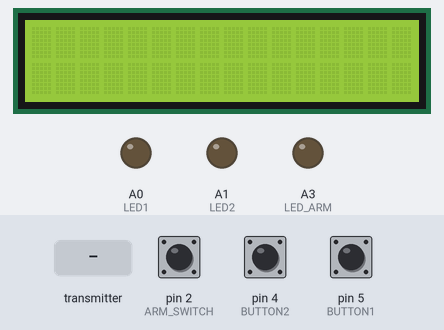
This sketch was run on a simulated Arduino Uno, built with avr-gcc and run on an emulated ATmega328P. Parts: 16×2 character LCD, output pins drawn as LEDs (lit = HIGH). Inputs (shaded band) come from the test bench; at power-on: pin 2 (ARM_SWITCH) HIGH, pin 4 (BUTTON2) HIGH, pin 5 (BUTTON1) HIGH. No radio packets arrive unless stated; what the sketch prints to the serial monitor is not drawn.

Above: at 1.2 s.
1.3 s: pin 2 (ARM_SWITCH) pulled LOW for 1 s
At 3.1 s:
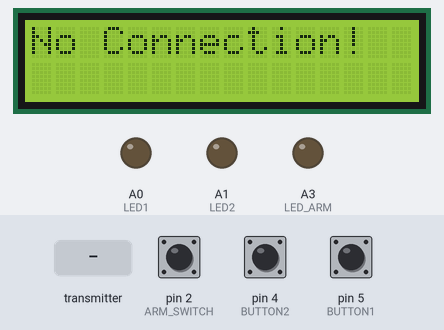
5.3 s: the transmitter starts sending resistance_1 = 0
At 6.6 s:
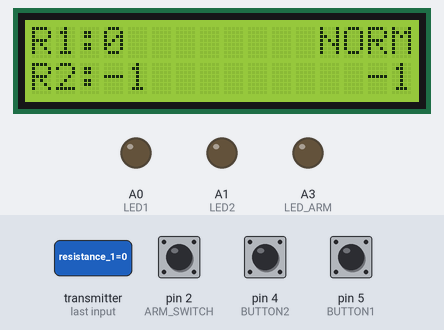
6.9 s: the transmitter starts sending resistance_2 = 1023
At 8.0 s:
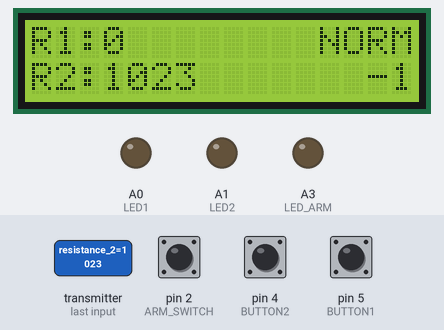
9.9 s: the transmitter starts sending prx_status = 128
At 11.2 s:
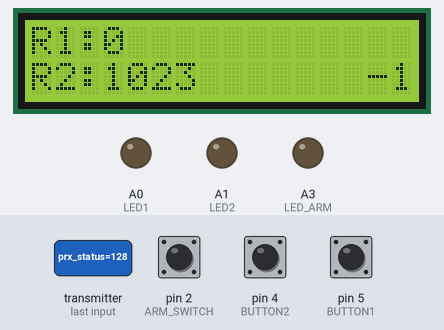
11.5 s: pin 4 (BUTTON2) pulled LOW for 0.15 s
At 11.69 s:
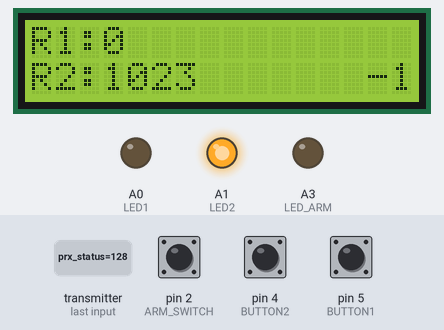
13.3 s: pin 5 (BUTTON1) pulled LOW for 0.15 s
At 13.47 s:
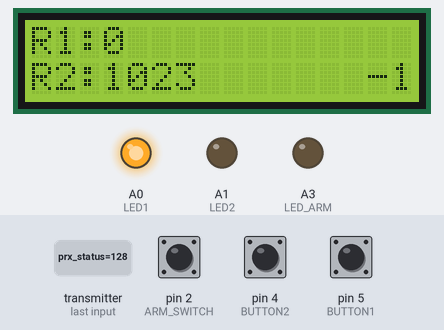
Timing chart, 0 to 16.0 s (numbered marks = the images above; inputs shaded):
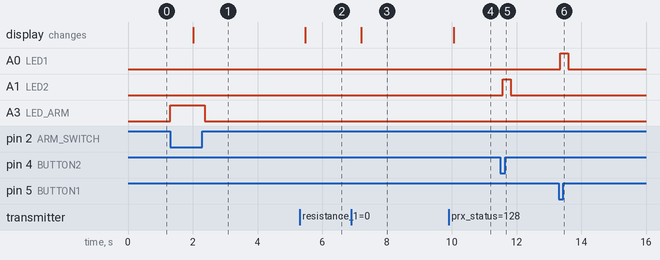

Measured:
- after the input at 1.3 s, A3 (LED_ARM): LOW → HIGH at once, → LOW 1.1 s later
- after the input at 5.3 s, the display: changes after 0.17 s (image 2)
- after the input at 6.9 s, the display: changes after 0.30 s (image 3)
- after the input at 9.9 s, the display: changes after 0.16 s (image 4)
- after the input at 11.5 s, A1 (LED2): LOW → HIGH after 0.08 s, → LOW 0.24 s later
- after the input at 13.3 s, A0 (LED1): LOW → HIGH after 0.05 s, → LOW 0.24 s later

The sketch:

ARC.ino
```cpp
// ARC ARIES Remote Controller
#include <nRF24L01.h>
#include <RF24.h>
#include <LCD_I2C.h>
#include <math.h>

#define DEBUG

// Radio Addresses
#define ARIES_ADDRESS {0x41, 0x52, 0x49, 0x45, 0x53} // "ARIES"
#define CRIS_ADDRESS {0x43, 0x52, 0x49, 0x53, 0x31} // "CRIS1"

// Pin assignments
#define CSN 8
#define CE 9
#define MOSI 11
#define MISO 12
#define SCK 13

#define SDA A4
#define SCL A5

#define LCD_ADDRESS 0x27

#define BUTTON1 5
#define BUTTON2 4
#define BUTTON3 3 // No longer used
#define ARM_SWITCH 2

#define LED1 A0
#define LED2 A1
#define LED3 A2 // No longer used
#define LED_ARM A3


typedef enum{
  NO_COMMAND,
  IGNITE,
  ABORT
} pyro_command_t;

typedef enum{
  PYRO_OFF,
  PYRO_ON
} pyro_state_t;

typedef enum {
  STATUS_NORMAL,
  STATUS_ARMED,
  STATUS_ERROR,
} status_t;

typedef struct {
  uint8_t pyro_1;
  uint8_t pyro_2;
  uint8_t ptx_status; // 0 = normal, 1 = armed, 2 = error
} arc_data_t;

typedef struct {
  int32_t resistance_1; // in milliohms
  int32_t resistance_2; // in milliohms
  float sensor_data;
  int32_t countdown;
  uint8_t pyro_1_feedback;
  uint8_t pyro_2_feedback;
  uint8_t prx_status; // 0 = normal, 1 = armed, 2 = error
} aries_data_t;

typedef struct {
  bool button1;
  bool button2;
  bool arm;
} button_data_t;

// NRFL
RF24 radio(CE, CSN);
const uint8_t aries_address[5] = ARIES_ADDRESS;
const uint8_t cris_address[5] = CRIS_ADDRESS;

unsigned long last_recieve_time = 0;

//LCD
LCD_I2C lcd(LCD_ADDRESS, 16, 2);
bool lcdReset = false;

// Initialize data structs
arc_data_t arc_data = {NO_COMMAND, NO_COMMAND, STATUS_NORMAL};

aries_data_t aries_data = {-1, -1, -1, -1, PYRO_OFF, PYRO_OFF, STATUS_NORMAL};

button_data_t buttons = {true, true, true};

button_data_t buttons_last = {true, true, true};


pyro_command_t pyroConfirm(int pyroNum, int buttonNum) {
  lcd.clear();
  lcd.setCursor(3, 0);
  lcd.print("WAITING...");
  delay(1000);
  lcd.clear();
  lcd.setCursor(1, 0);
  lcd.print("CONFIRM  PYRO");
  lcd.setCursor(14, 0);
  lcd.print(pyroNum);
  lcd.setCursor(4, 1);
  lcd.print("IGNITION");
  unsigned long timeoutTime = millis() + 10000; // 10s Timeout
  while(millis() < timeoutTime) {
    if(digitalRead(buttonNum) == LOW && digitalRead(ARM_SWITCH) == LOW) {
      lcd.clear();
      lcd.setCursor(4, 0);
      lcd.print("IGNITING");
      lcd.setCursor(5, 1);
      lcd.print("PYRO");
      lcd.setCursor(10, 1);
      lcd.print(pyroNum);
      delay(1000);
      return IGNITE;
    }
    if(digitalRead(ARM_SWITCH) == HIGH) {
      break;
    }
  }
  lcd.clear();
  lcd.setCursor(4, 0);
  lcd.print("ABORTED");
  lcd.setCursor(4, 1);
  lcd.print("PYRO");
  lcd.setCursor(10, 1);
  lcd.print(pyroNum);
  delay(1000);
  return NO_COMMAND;
}


void setup() {
  Serial.begin(9600);

  // Pin Modes
  pinMode(BUTTON1, INPUT_PULLUP);
  pinMode(BUTTON2, INPUT_PULLUP);
  pinMode(ARM_SWITCH, INPUT_PULLUP);
  pinMode(LED1, OUTPUT);
  pinMode(LED2, OUTPUT);
  pinMode(LED_ARM, OUTPUT);

  // NRFL
  if(!radio.begin()) {
    Serial.println(F("\nRadio hardware not responding!"));
    while (true) {} // hold program in infinite loop to prevent subsequent errors
  }
  else {
    Serial.println("\nNRFL init Success!\n");
  }
  radio.openWritingPipe(aries_address);
  radio.openReadingPipe(1, cris_address);
  radio.setPALevel(RF24_PA_MAX);
  radio.enableDynamicPayloads();
  //radio.disableDynamicPayloads();
  //radio.setPayloadSize(32);
  radio.setChannel(120);
  Serial.println(radio.getChannel());
  radio.startListening();
  radio.flush_rx();
  radio.flush_tx();

  if(!radio.isChipConnected()) {
    Serial.println("\nRadio Not Connected!");
    while(true) {}
  }

  // LCD
  lcd.begin();
  lcd.backlight();

  // Check Arm Switch
  if(digitalRead(ARM_SWITCH) == LOW) {
    lcd.setCursor(2, 0);
    lcd.print("ARM LOCKOUT");
    lcd.setCursor(0, 1);
    lcd.print("Disarm & Restart");
    while (true) {}
  }

}

void loop() {
  radio.startListening();
  radio.flush_tx();
  // poll buttons
  buttons.button1 = digitalRead(BUTTON1);
  buttons.button2 = digitalRead(BUTTON2);
  buttons.arm = digitalRead(ARM_SWITCH);
  // #ifdef DEBUG
  //   Serial.print("Button1 Value: "); Serial.println(buttons.button1);
  //   Serial.print("Button2 Value: "); Serial.println(buttons.button2);
  //   Serial.print("Arm Switch Value: "); Serial.println(buttons.arm);
  // #endif

  // Check for new button data
  if (buttons.button1 != buttons_last.button1 || buttons.button2 != buttons_last.button2 || buttons.arm != buttons_last.arm) {
    #ifdef DEBUG
      Serial.println("NEW BUTTON DATA");
      Serial.print("Button1 Value: "); Serial.println(buttons.button1);
      Serial.print("Button2 Value: "); Serial.println(buttons.button2);
      Serial.print("Arm Switch Value: "); Serial.println(buttons.arm);
    #endif


    // Update LEDs
    digitalWrite(LED1, !buttons.button1);
    digitalWrite(LED2, !buttons.button2);
    digitalWrite(LED_ARM, !buttons.arm);

    //Procecss pyro ignition inputs
    arc_data.ptx_status = (buttons.arm == LOW) ? STATUS_ARMED : STATUS_NORMAL;
    if (buttons.arm == LOW) {
        if (buttons.button1 == LOW) {
          while(digitalRead(BUTTON1) == LOW) {}
          arc_data.pyro_1 = pyroConfirm(1, BUTTON1);
          lcdReset = true;
        }
        else if (buttons.button2 == LOW) {
          while(digitalRead(BUTTON2) == LOW) {}
          arc_data.pyro_2 = pyroConfirm(2, BUTTON2);
          lcdReset = true;
        }
    }


    // Only send a transmission if a pyro command is issued (temporary measure to decrease number of transmissions)
    if(arc_data.pyro_1 == IGNITE || arc_data.pyro_2 == IGNITE) {
      // Send data struct
      #ifdef DEBUG
      Serial.println("SENDING DATA");
      Serial.print("ptx_status: "); Serial.println((arc_data.ptx_status == STATUS_ARMED) ? "STATUS_ARMED" : "STATUS_NORMAL");
      Serial.print("pyro_1: "); Serial.println((arc_data.pyro_1 == IGNITE) ? "IGNITE" : "NO_COMMAND");
      Serial.print("pyro_2: "); Serial.println((arc_data.pyro_2 == IGNITE) ? "IGNITE" : "NO_COMMAND");
      #endif
      radio.stopListening();
      bool success = radio.write(&arc_data, sizeof(arc_data));
      delay(5);
      lcd.clear();
      if(success) {
        lcd.setCursor(3, 0);
        lcd.print("TX Success!");
      } else {
        lcd.setCursor(3, 0);
        lcd.print("TX Failure!");
      }
      delay(1000);
      lcd.clear();
      radio.startListening();
      radio.flush_tx();
    }

    // Reset Data
    arc_data.pyro_1 = NO_COMMAND;
    arc_data.pyro_2 = NO_COMMAND;


    // Update buttons_last
    buttons_last.button1 = buttons.button1;
    buttons_last.button2 = buttons.button2;
    buttons_last.arm = buttons.arm;
    delay(20);
  }

  // Recieve data from ARIES
  if(radio.available()) {
    last_recieve_time = millis();
    radio.read(&aries_data, sizeof(aries_data));
    #ifdef DEBUG
      Serial.println("DATA RECIEVED");
      Serial.print("Resistance 1: "); Serial.println(aries_data.resistance_1);
      Serial.print("Resistance 2: "); Serial.println(aries_data.resistance_2);
      Serial.print("Pyro 1 Feedback: "); Serial.println(aries_data.pyro_1_feedback);
      Serial.print("Pyro 2 Feedback: "); Serial.println(aries_data.pyro_2_feedback);
      Serial.print("PRX Status: "); Serial.println(aries_data.prx_status);
      Serial.print("Last Recieve Time: "); Serial.println(last_recieve_time);
      Serial.print("TX FIFO full: "); Serial.println((radio.isFifo(true) == 2));
    #endif
    // Update LCD
    if(lcdReset == true) {
      lcd.clear();
      lcdReset = false;
    }
    lcd.clear();
    lcd.setCursor(0, 0);
    lcd.print("R1: ");
    lcd.setCursor(3, 0);
    if(aries_data.resistance_1 <= 99999) {
      lcd.print(aries_data.resistance_1);
    } else {
      lcd.print("*****");
    }
    lcd.setCursor(9, 0);
    lcd.print(" ");
    lcd.setCursor(0, 1);
    lcd.print("R2: ");
    lcd.setCursor(3, 1);
    if(aries_data.resistance_2 <= 99999) {
      lcd.print(aries_data.resistance_2);
    } else {
      lcd.print("*****");
    }
    lcd.setCursor(9, 1);
    lcd.print(" ");
    lcd.setCursor(12, 0);
    switch (aries_data.prx_status) {
      case STATUS_NORMAL:
        lcd.print("NORM");
        break;
      case STATUS_ARMED:
        if (aries_data.countdown > -1) {
          lcd.print(aries_data.countdown);
        } else {
          lcd.print("ARM");
        }
        break;
      case STATUS_ERROR:
        lcd.print("ERR");
        break;
    }
    int sensorValPos = 15 - (int)ceil(log10(aries_data.sensor_data)) - ((aries_data.sensor_data < 0) ? 1 : 0);
    Serial.println(sensorValPos);
    lcd.setCursor(sensorValPos, 1);
    lcd.print(aries_data.sensor_data);
  }

  if ((millis() - last_recieve_time) > 2000) {
    lcd.clear();
    lcd.setCursor(0, 0);
    lcd.print("No Connection!");
    lcdReset = true;
    delay(100);
  }

}
```
